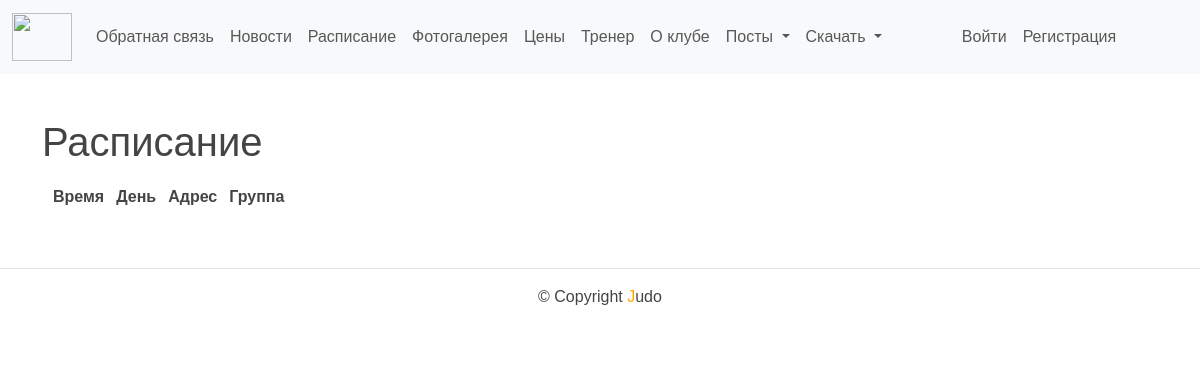
Page /shedule/ on the earlier database version.
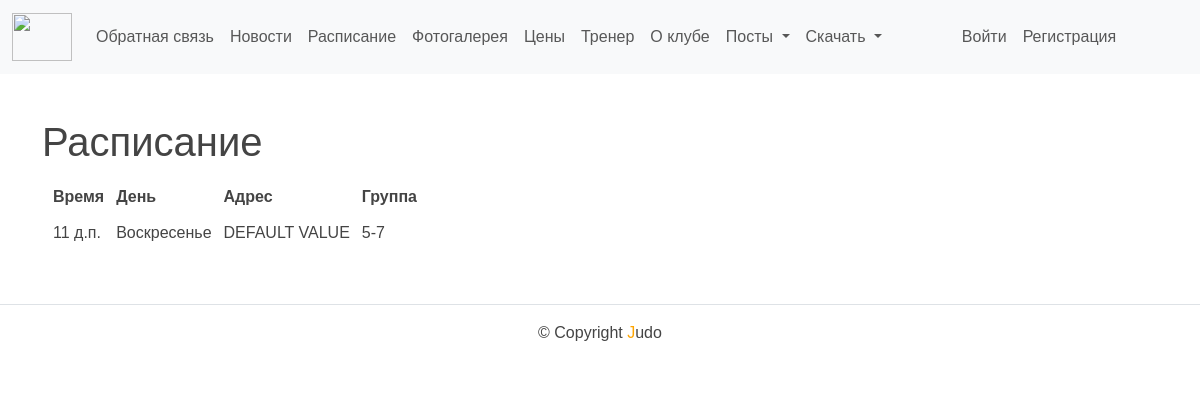
Same page on the later database version.
### backend/models.py (models this page shows)
class Schedule(models.Model):
    age_group = models.ForeignKey(AgeGroup,
                                  related_name='age_group',
                                  on_delete=models.CASCADE)
    day = models.CharField(max_length=100)
    time = models.TimeField()
    address = models.CharField(max_length=100, default='DEFAULT VALUE', verbose_name="Адрес")
    class Meta:
        verbose_name = 'Расписание'
        verbose_name_plural = 'Расписание'

### users/models.py (models this page shows)
class AgeGroup(models.Model):
    name = models.CharField(max_length=100, verbose_name="Возраст")
    class Meta:
        verbose_name = 'Возраст'
        verbose_name_plural = 'Возраст'
    def __str__(self):
        return self.name

### backend/views.py (the view)
# urls.py: path('shedule/', shedule, name='shedule'),
def shedule(request):
    days_order = Case(
        When(day='Понедельник', then=Value(1)),
        When(day='Вторник', then=Value(2)),
        When(day='Среда', then=Value(3)),
        When(day='Четверг', then=Value(4)),
        When(day='Пятница', then=Value(5)),
        When(day='Суббота', then=Value(6)),
        When(day='Воскресенье', then=Value(7)),
        output_field=IntegerField(),
    )
    if request.user.is_authenticated:
        profile = Profile.objects.get(user=request.user)
        schedules = Schedule.objects.filter(age_group=profile.age_group).order_by(days_order)
    else:
        schedules = Schedule.objects.all().order_by('age_group', days_order)
    return render(request, 'backend/shedule.html', {'menu': menu,
                                                    'title': 'Расписание',
                                                    'schedules': schedules})

### templates/backend/shedule.html (shortened to what this page needs)
{% extends 'base.html' %}
{% block content %}
<h1>{{ title }}</h1>
  <form action="{% url 'backend:shedule' %}" method="GET">
    <div style="display: flex; justify-content: space-between;">
      <div>
        <table style="border-spacing: 10px; border-collapse: separate;">
          <tr>
            <th>Время</th>
            <th>День</th>
            <th>Адрес</th>
            <th>Группа</th>
          </tr>
          {% for schedule in schedules %}
          <tr>
            <td>{{ schedule.time }}</td>
            <td>{{ schedule.day }}</td>
            <td>{{ schedule.address }}</td>
            <td>{{ schedule.age_group }}</td>
          </tr>
          {% endfor %}
        </table>
      </div>
    </div>
  </form>
{% endblock %}

Differences in the rows shown:
added Schedule: time "11 д.п.", day "Воскресенье", address "DEFAULT VALUE", age_group "5-7"
